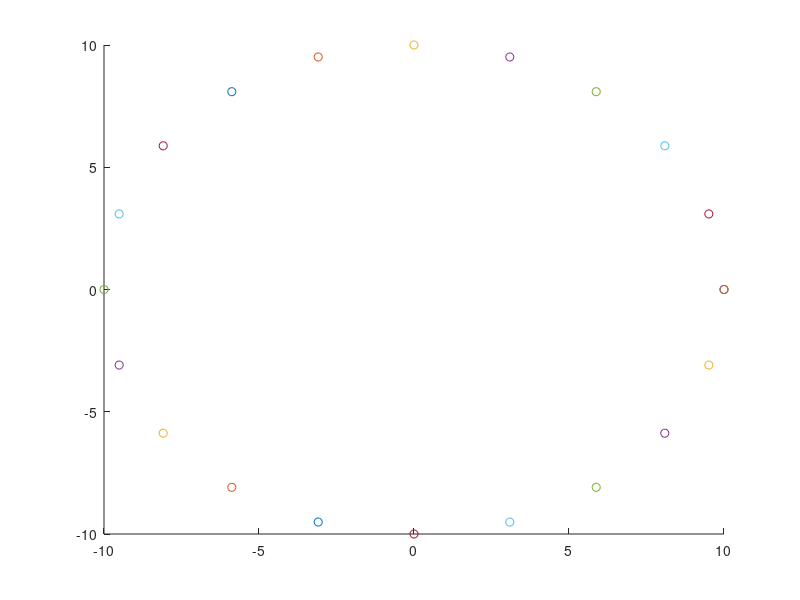

Recreate this plot in MATLAB.
% This is a scanning protocol as mentioned in the journal 
% "Surface Estimation for Microwave Imaging"
% Link to the journal : 
% https://www.ncbi.nlm.nih.gov/pmc/articles/PMC5539471/
%=========================================================================%

% The algoritm should know the coordinate of the center of the hole in the 
% table and The diameter of the whole. 

% Example of a hole center coordinate in Yumi space 
hole_center = [10, 20, 40];
hole_diameter = 20 ; %CM 

% it assumes a cylindrical boundary box arround the table hole. 
% The cylindrical boundary center matches the hole in the table and have
% the same diameter. 
% The maximum heigh is assumed to be 20 cm 
boundary_height = 20;



% Heights for scanning points 

z_step_size = 0.5; % Height slice step size
num_z_step = (hole_center(3)-boundary_height)/(0.5); % number of steps 
% Z of all scanning heights
Z = linspace(hole_center(3),(hole_center(3)-boundary_height), num_z_step+1);


azimuth = (pi.*linspace(0,360,21))./180 ;

r = hole_diameter/2;

scan_points = [];

for i = 1:length(azimuth)
 
    for j = 1 :length(Z)
        point(:,1) = r.*cos(azimuth(i));
        point(:,2) = r.*sin(azimuth(i));
        point(:,3) = Z(j);
        scan_points = [scan_points;point];
    end

end
% Remove the last scan as 2pi and 0 are the same azimuth 
%.......

figure;
hold on;
% Plot points 
for point_idx = 1:length(scan_points)
    scatter3(scan_points(point_idx,1),scan_points(point_idx,2),scan_points(point_idx,3))
    drawnow
end

